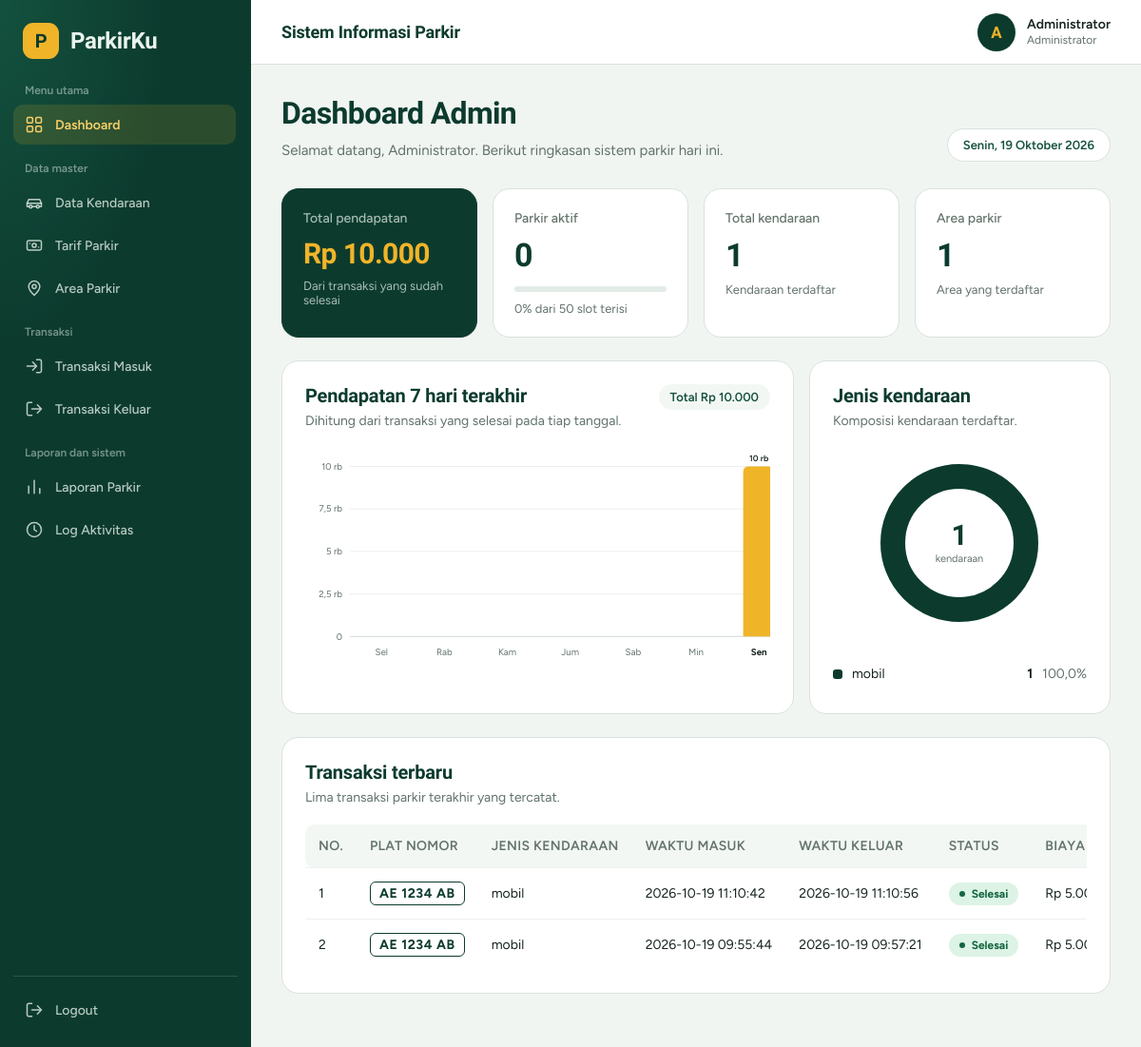
Page /parkir/admin/dashboard.php (signed in) on the committed database.
### tables this page shows
CREATE TABLE `tb_transaksi` (
  `id_parkir` int(11) NOT NULL,
  `id_kendaraan` int(11) NOT NULL,
  `waktu_masuk` datetime NOT NULL DEFAULT current_timestamp(),
  `waktu_keluar` datetime DEFAULT NULL,
  `id_tarif` int(11) DEFAULT NULL,
  `durasi_jam` int(11) DEFAULT NULL,
  `biaya_total` decimal(12,2) NOT NULL DEFAULT 0.00,
  `status` enum('masuk','keluar') NOT NULL DEFAULT 'masuk',
  `id_user` int(11) DEFAULT NULL,
  `id_area` int(11) DEFAULT NULL
);

CREATE TABLE `tb_kendaraan` (
  `id_kendaraan` int(11) NOT NULL,
  `plat_nomor` varchar(15) NOT NULL,
  `jenis_kendaraan` varchar(20) NOT NULL,
  `warna` varchar(20) DEFAULT NULL,
  `pemilik` varchar(100) DEFAULT NULL,
  `id_user` int(11) DEFAULT NULL
);

### parkir/admin/dashboard.php (the view, shortened to what the rows shown need)
<?php
require_once __DIR__ . '/../koneksi.php';
function rupiah($angka): string
{
    return 'Rp ' . number_format((float) $angka, 0, ',', '.');
}
$pendapatanPerTanggal = [];
try {
    $terbaru = $pdo->query(
        "SELECT t.id_parkir, k.plat_nomor, k.jenis_kendaraan,
                t.waktu_masuk, t.waktu_keluar,
                t.status, t.biaya_total
         FROM tb_transaksi t
         INNER JOIN tb_kendaraan k
             ON k.id_kendaraan = t.id_kendaraan
         ORDER BY t.id_parkir DESC
         LIMIT 5"
    )->fetchAll();
    $stmt = $pdo->prepare(
        "SELECT DATE(waktu_keluar) AS tgl,
                COALESCE(SUM(biaya_total), 0) AS total
         FROM tb_transaksi
         WHERE status = 'keluar'
           AND waktu_keluar IS NOT NULL
           AND waktu_keluar >= ?
         GROUP BY DATE(waktu_keluar)"
    );
    $stmt->execute([date('Y-m-d', strtotime('-6 days')) . ' 00:00:00']);
    foreach ($stmt->fetchAll(PDO::FETCH_ASSOC) as $baris) {
        $pendapatanPerTanggal[(string) $baris['tgl']] = (float) $baris['total'];
    }
} catch (PDOException $e) {
    error_log('Dashboard Admin: ' . $e->getMessage());
    http_response_code(500);
    exit('Data dashboard gagal dimuat. Periksa struktur tabel database.');
}
$namaHari = ['Min', 'Sen', 'Sel', 'Rab', 'Kam', 'Jum', 'Sab'];
$namaBulan = [
    1 => 'Januari', 'Februari', 'Maret', 'April', 'Mei', 'Juni',
    'Juli', 'Agustus', 'September', 'Oktober', 'November', 'Desember'
];
$seriPendapatan = [];
for ($i = 6; $i >= 0; $i--) {
    $ts = strtotime("-{$i} days");
    $tgl = date('Y-m-d', $ts);
    $seriPendapatan[] = [
        'label' => $namaHari[(int) date('w', $ts)],
        'tanggal' => date('j', $ts) . ' ' . $namaBulan[(int) date('n', $ts)],
        'nilai' => $pendapatanPerTanggal[$tgl] ?? 0.0,
    ];
}
require __DIR__ . '/header.php';
?>
<div class="admin-dashboard">
    <section class="admin-welcome">
        <div>
            <h1>Dashboard Admin</h1>
        </div>
    </section>
    <section class="admin-charts">
        <div class="admin-panel">
            <div class="admin-panel-header">
                <div>
                    <h2>Pendapatan 7 hari terakhir</h2>
                </div>
            </div>
        </div>
        <div class="admin-panel">
            <div class="admin-panel-header">
                <div>
                    <h2>Jenis kendaraan</h2>
                </div>
            </div>
        </div>
    </section>
    <section class="admin-panel">
        <div class="admin-panel-header">
            <div>
                <h2>Transaksi terbaru</h2>
            </div>
        </div>
        <div class="admin-table-wrap">
            <table class="admin-table">
                <thead>
                    <tr>
                        <th>No.</th>
                        <th>Plat nomor</th>
                        <th>Jenis kendaraan</th>
                        <th>Waktu masuk</th>
                        <th>Waktu keluar</th>
                        <th>Status</th>
                        <th>Biaya</th>
                    </tr>
                </thead>
                <tbody>
                <?php if (empty($terbaru)): ?>
                    <tr>
                        <td colspan="7" class="admin-empty">
                            Belum ada transaksi parkir.
                        </td>
                    </tr>
                <?php else: ?>
                    <?php foreach ($terbaru as $i => $t): ?>
                        <?php $sudahKeluar = $t['status'] === 'keluar'; ?>
                        <tr>
                            <td><?= $i + 1 ?></td>
                            <td>
                                <span class="admin-plate">
                                    <?= e($t['plat_nomor']) ?>
                                </span>
                            </td>
                            <td><?= e($t['jenis_kendaraan']) ?></td>
                            <td><?= e($t['waktu_masuk']) ?></td>
                            <td>
                                <?= !empty($t['waktu_keluar'])
                                    ? e($t['waktu_keluar'])
                                    : '-' ?>
                            </td>
                            <td>
                                <span class="admin-badge <?= $sudahKeluar
                                    ? 'admin-badge-done'
                                    : 'admin-badge-active' ?>">
                                    <?= $sudahKeluar ? 'Selesai' : 'Parkir' ?>
                                </span>
                            </td>
                            <td>
                                <?= $sudahKeluar ? rupiah($t['biaya_total']) : '-' ?>
                            </td>
                        </tr>
                    <?php endforeach; ?>
                <?php endif; ?>
                </tbody>
            </table>
        </div>
    </section>
</div>
<?php require __DIR__ . '/footer.php'; ?>

### rows in the picture
tb_transaksi: id_kendaraan.plat_nomor "AE 1234 AB", id_kendaraan.jenis_kendaraan "mobil", waktu_masuk "2026-10-19 11:10:42", waktu_keluar "2026-10-19 11:10:56", status "Selesai", biaya_total "Rp…"
tb_transaksi: id_kendaraan.plat_nomor "AE 1234 AB", id_kendaraan.jenis_kendaraan "mobil", waktu_masuk "2026-10-19 09:55:44", waktu_keluar "2026-10-19 09:57:21", status "Selesai", biaya_total "Rp…"

### other values in the picture
$judulGrup "Menu utama"
$label "Dashboard"
$judulGrup "Data master"
$label "Data Kendaraan"
$label "Tarif Parkir"
$label "Area Parkir"
$judulGrup "Transaksi"
$label "Transaksi Masuk"
$label "Transaksi Keluar"
$judulGrup "Laporan dan sistem"
$label "Laporan Parkir"
$label "Log Aktivitas"
$inisial "A"
$namaAdmin "Administrator"
rupiah($pendapatan) "Rp 10.000"
